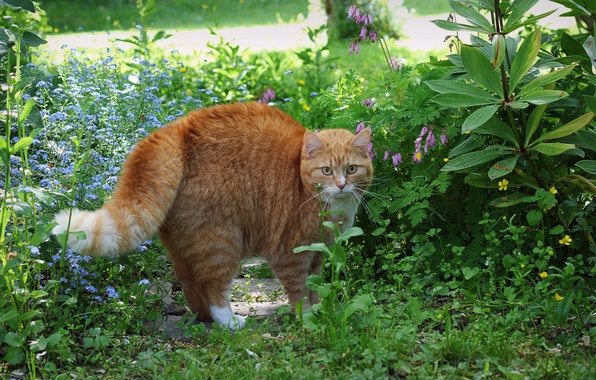
#> input picture layers/pooling_or_block_reduce/cat.jpg, 596 x 380 px
$ python pooling.py
#> lines starting #> are read from the running program, lines starting #| are printed output that depends on the picture
#> further down, img is the input picture: shape (380, 596, 3); mean B, G, R 69.2, 112.2, 89.9
import cv2
import numpy as np
import skimage.measure
#https://scikit-image.org/docs/dev/api/skimage.measure.html#skimage.measure.block_reduce


def skimage_reduce(img):

	h,w,c = img.shape
	block_size= (150,200,1)
	#block_size= (40,40,1)
	#block_size= (h,w,1)
	print(block_size)

	#reduced = skimage.measure.block_reduce(img, block_size, np.max)
	#reduced = skimage.measure.block_reduce(img, block_size, np.average)
	#reduced = skimage.measure.block_reduce(img, block_size, np.median)
	reduced = skimage.measure.block_reduce(img, block_size, np.median)


	# 'numpy.float64' object cannot be interpreted as an integer
	reduced = reduced.astype(np.uint8)


	reduced = cv2.resize(reduced,(w,h), interpolation = cv2.INTER_NEAREST)
	cv2.imshow("reduced",reduced)
	cv2.imshow("img",img)
	cv2.waitKey(0)

	#res = img-reduced.astype(np.float32)

	return reduced


def my_reduce(img):
	block_size=5
	kernel_size = 5


	h,w,c = img.shape
#> h = 380; w = 596; c = 3
	print(h,w)
#| 380 596

	#height = int(h/block_size)
	#width  = int(w/block_size)
	#res = np.zeros((height,width,3), np.uint8)
	res = img.copy()


	for y in range(0,h,block_size)[:-1]:
		for x in range(0,w,block_size)[:-1]:


			crop = img[y:y+block_size,x:x+block_size].copy()

			### median
			#median = np.median(crop,axis=(0,1))
			#median = np.array([[median]]).astype(np.uint8)
			#median = cv2.resize(median,(block_size,block_size), interpolation = cv2.INTER_NEAREST)
			#res[y:y+block_size,x:x+block_size]=median


			### mode
			crop = crop.reshape(-1, 3)
			unique, counts = np.unique(crop, return_counts = True, axis = 0 )
			mode = unique[ counts.argmax()]
			res[y:y+block_size,x:x+block_size] = mode
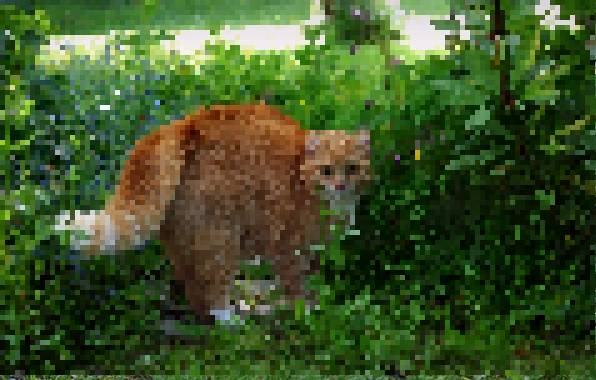
#> res: shape (380, 596, 3); mean B, G, R 39.6, 84.8, 62.8

	cv2.imshow("res",res)
	cv2.waitKey(0)


if __name__ == "__main__":

	img = cv2.imread("cat.jpg",1)

	#skimage_reduce(img)
	my_reduce(img)

$ run again, with layers/pooling_or_block_reduce/maxpool10x.png saved as layers/pooling_or_block_reduce/cat.jpg
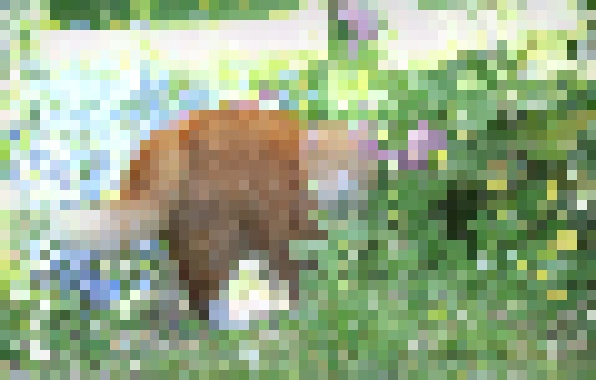
#> input picture layers/pooling_or_block_reduce/maxpool10x.png, 596 x 380 px
#> img is the input picture: shape (380, 596, 3); mean B, G, R 136.8, 171.2, 151.8
#| 380 596
#> after the loop in my_reduce, `for y in range(0,h,block_size)[:-1]:`:
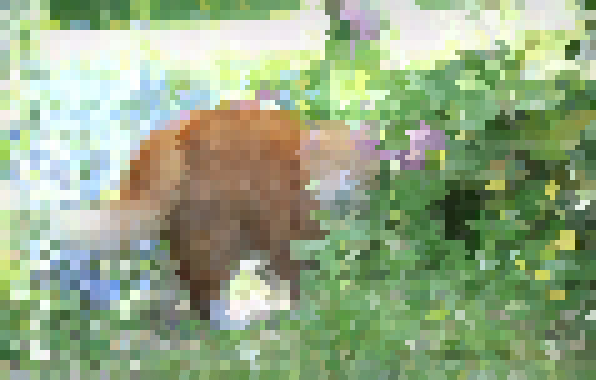
#> res: shape (380, 596, 3); mean B, G, R 134.7, 170, 150.4
